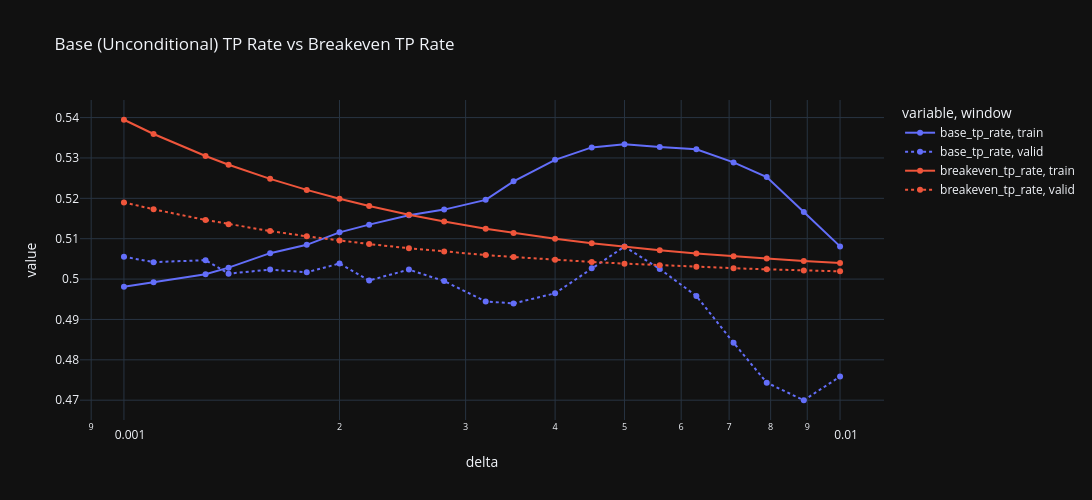

Source (notebook cell):
### Code cell
"""
Unconditional take profit rate per delta (no feature) = the BASE RATE every bin is compared with. Because SPY drifted
upwards, wide deltas held for days show TP rates above break-even without any signal: that is drift, not information.
"""
# LIST TO HOLD THE ROWS
unconditional_dict_list = []
# ITERATE OVER THE WINDOWS AND DELTAS
for window_str, window_pdf in [("train", signal_train_pdf), ("valid", signal_valid_pdf)]:
    for delta in exp_config.SIGNAL_CHECK_DELTA_LIST:
        # DEFINE THE LABEL COLUMNS
        delta_col_str = get_delta_col_str(delta)
        resolved_pdf = window_pdf[window_pdf[f"y_tp_{delta_col_str}"].notna()]
        # APPEND THE ROW
        unconditional_dict_list.append({"window": window_str, "delta": delta, "row_count": len(resolved_pdf),
                                        "base_tp_rate": resolved_pdf[f"y_tp_{delta_col_str}"].mean(),
                                        "breakeven_tp_rate": get_breakeven_tp_rate_arr(resolved_pdf["entry_price"].to_numpy(), delta).mean(),
                                        "mean_net_return": resolved_pdf[f"net_return_{delta_col_str}"].mean(),
                                        "tl_share": (resolved_pdf[f"exit_reason_{delta_col_str}"] == "TL").mean()})
# CONVERT TO A DATAFRAME
unconditional_pdf = pd.DataFrame(unconditional_dict_list)
# CREATE A FIGURE
fig = px.line(unconditional_pdf.melt(id_vars=["window", "delta"], value_vars=["base_tp_rate", "breakeven_tp_rate"]),
              x="delta", y="value", color="variable", line_dash="window", markers=True, log_x=True,
              title="Base (Unconditional) TP Rate vs Breakeven TP Rate", template="plotly_dark", width=1100, height=500)
# DISPLAY FIGURE
fig.show()
# PREVIEW DATAFRAME
unconditional_pdf

### Figure 1 — Plotly figure (JSON) as saved in the notebook; plotly's stock layout.template omitted (floating-point values rounded to 4 significant figures)
{"data": [{"hovertemplate": "variable=base_tp_rate<br>window=train<br>delta=%{x}<br>value=%{y}<extra></extra>", "legendgroup": "base_tp_rate, train", "line": {"color": "#636efa", "dash": "solid"}, "marker": {"symbol": "circle"}, "mode": "lines+markers", "name": "base_tp_rate, train", "orientation": "v", "showlegend": true, "type": "scatter", "x": [0.001, 0.0011, 0.0013, 0.0014, 0.0016, 0.0018, 0.002, 0.0022, 0.0025, 0.0028, 0.0032, 0.0035, 0.004, 0.0045, 0.005, 0.0056, 0.0063, 0.0071, 0.0079, 0.0089, 0.01], "xaxis": "x", "y": [0.4981, 0.4992, 0.5012, 0.5028, 0.5064, 0.5085, 0.5116, 0.5135, 0.5158, 0.5172, 0.5196, 0.5242, 0.5295, 0.5326, 0.5334, 0.5327, 0.5321, 0.5289, 0.5253, 0.5166, 0.5081], "yaxis": "y"}, {"hovertemplate": "variable=base_tp_rate<br>window=valid<br>delta=%{x}<br>value=%{y}<extra></extra>", "legendgroup": "base_tp_rate, valid", "line": {"color": "#636efa", "dash": "dot"}, "marker": {"symbol": "circle"}, "mode": "lines+markers", "name": "base_tp_rate, valid", "orientation": "v", "showlegend": true, "type": "scatter", "x": [0.001, 0.0011, 0.0013, 0.0014, 0.0016, 0.0018, 0.002, 0.0022, 0.0025, 0.0028, 0.0032, 0.0035, 0.004, 0.0045, 0.005, 0.0056, 0.0063, 0.0071, 0.0079, 0.0089, 0.01], "xaxis": "x", "y": [0.5055, 0.5042, 0.5047, 0.5013, 0.5023, 0.5017, 0.5039, 0.4997, 0.5023, 0.4995, 0.4945, 0.494, 0.4965, 0.5027, 0.508, 0.5025, 0.4958, 0.4842, 0.4743, 0.47, 0.4759], "yaxis": "y"}, {"hovertemplate": "variable=breakeven_tp_rate<br>window=train<br>delta=%{x}<br>value=%{y}<extra></extra>", "legendgroup": "breakeven_tp_rate, train", "line": {"color": "#EF553B", "dash": "solid"}, "marker": {"symbol": "circle"}, "mode": "lines+markers", "name": "breakeven_tp_rate, train", "orientation": "v", "showlegend": true, "type": "scatter", "x": [0.001, 0.0011, 0.0013, 0.0014, 0.0016, 0.0018, 0.002, 0.0022, 0.0025, 0.0028, 0.0032, 0.0035, 0.004, 0.0045, 0.005, 0.0056, 0.0063, 0.0071, 0.0079, 0.0089, 0.01], "xaxis": "x", "y": [0.5395, 0.5359, 0.5305, 0.5283, 0.5248, 0.5221, 0.5199, 0.5181, 0.516, 0.5143, 0.5125, 0.5114, 0.51, 0.5089, 0.508, 0.5071, 0.5064, 0.5056, 0.5051, 0.5045, 0.504], "yaxis": "y"}, {"hovertemplate": "variable=breakeven_tp_rate<br>window=valid<br>delta=%{x}<br>value=%{y}<extra></extra>", "legendgroup": "breakeven_tp_rate, valid", "line": {"color": "#EF553B", "dash": "dot"}, "marker": {"symbol": "circle"}, "mode": "lines+markers", "name": "breakeven_tp_rate, valid", "orientation": "v", "showlegend": true, "type": "scatter", "x": [0.001, 0.0011, 0.0013, 0.0014, 0.0016, 0.0018, 0.002, 0.0022, 0.0025, 0.0028, 0.0032, 0.0035, 0.004, 0.0045, 0.005, 0.0056, 0.0063, 0.0071, 0.0079, 0.0089, 0.01], "xaxis": "x", "y": [0.519, 0.5173, 0.5146, 0.5136, 0.5119, 0.5106, 0.5095, 0.5087, 0.5076, 0.5068, 0.506, 0.5055, 0.5048, 0.5042, 0.5038, 0.5034, 0.503, 0.5027, 0.5024, 0.5021, 0.5019], "yaxis": "y"}], "layout": {"height": 500, "legend": {"title": {"text": "variable, window"}, "tracegroupgap": 0}, "title": {"text": "Base (Unconditional) TP Rate vs Breakeven TP Rate"}, "width": 1100, "xaxis": {"anchor": "y", "domain": [0, 1], "title": {"text": "delta"}, "type": "log"}, "yaxis": {"anchor": "x", "domain": [0, 1], "title": {"text": "value"}}}}
